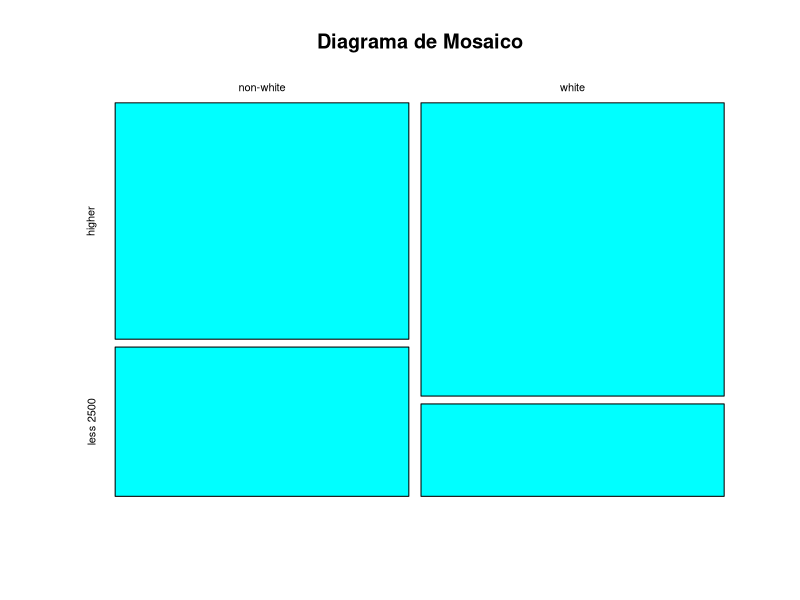
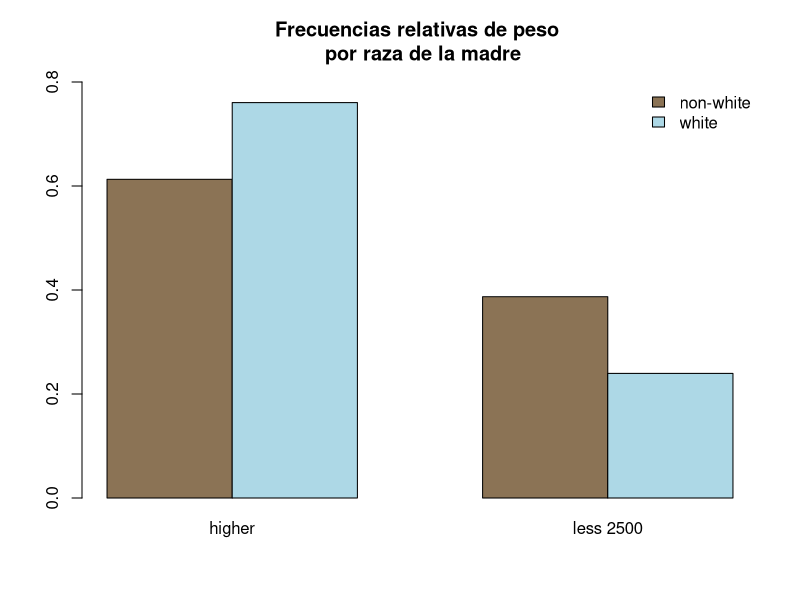
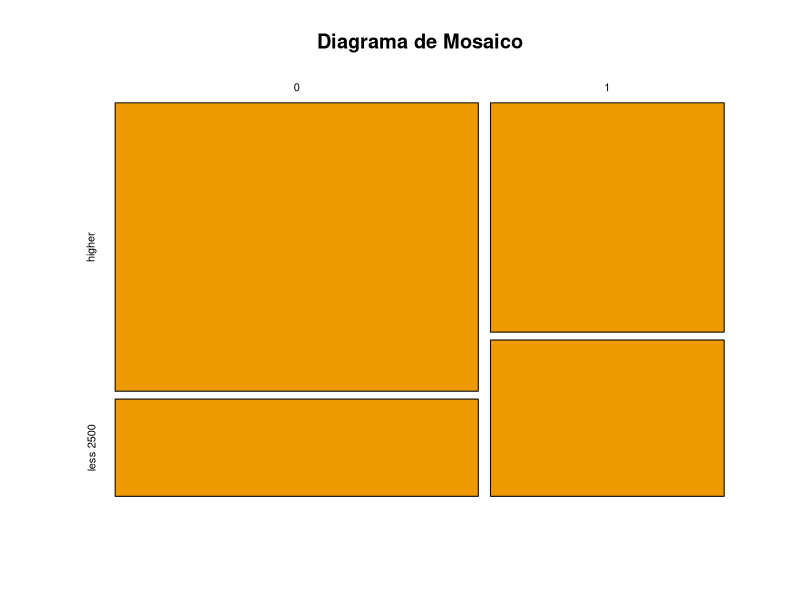
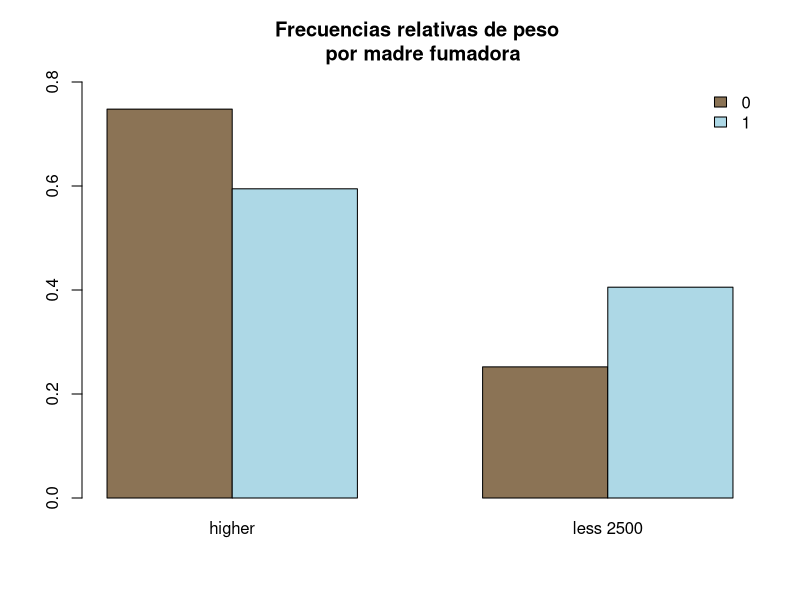
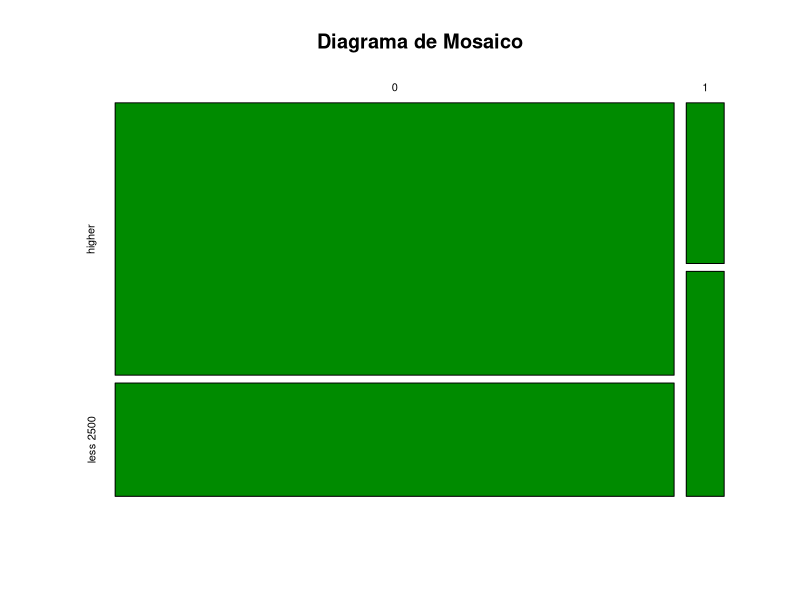
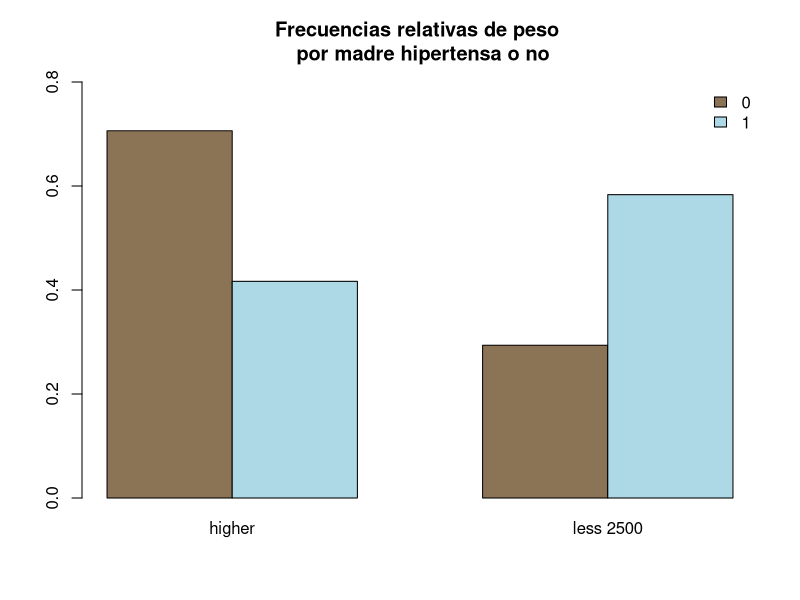
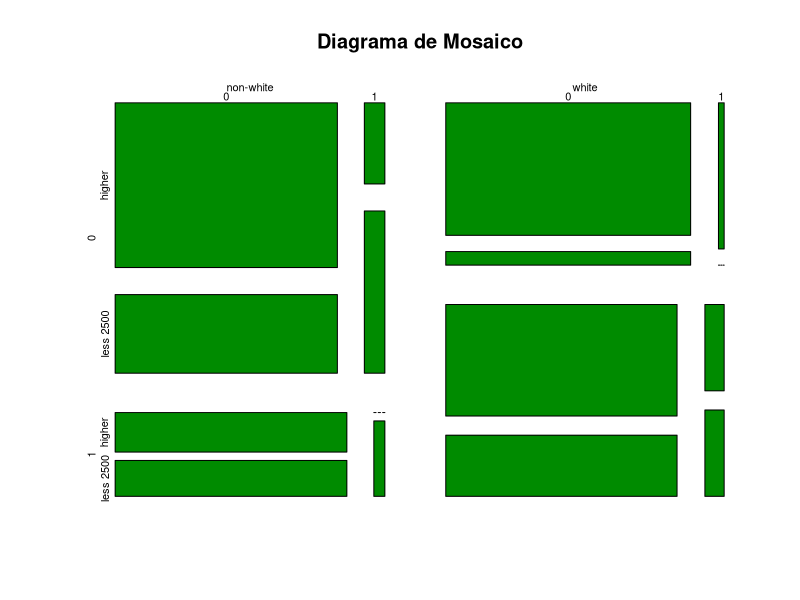
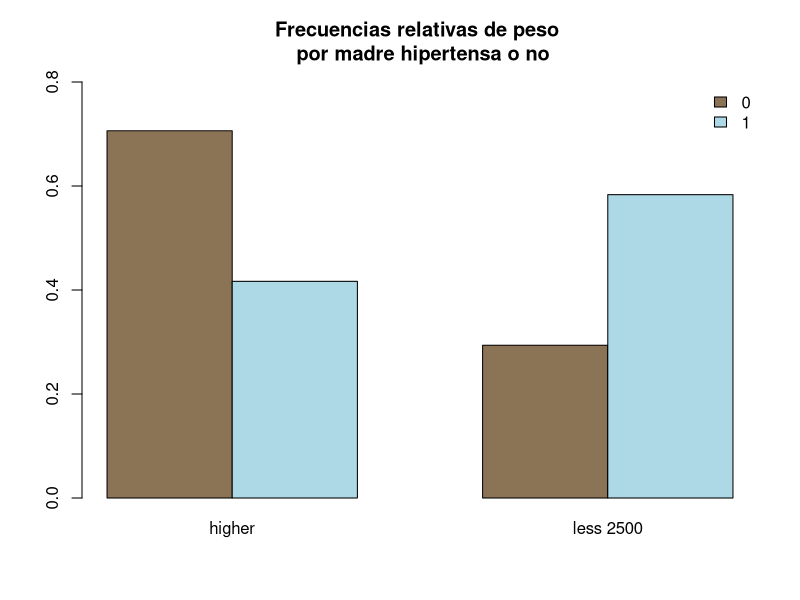

R code for these plots, in order:
## ---- chunk 1
knitr::opts_chunk$set(echo = TRUE)
## ---- chunk 2
library(MASS)
library(dplyr)

data <- birthwt%>%
  mutate(race = ifelse(race == 1, "white", "non-white"),
         bwt = ifelse(bwt <=2500, 'less 2500', 'higher'))


str(data)
head(data)
## ---- chunk 3
wp2 <- with(data, table(data$race, data$bwt)) %>% prop.table(margin = 1)
wp2
## ---- chunk 4
t1 = table(data$race, data$bwt)

plot(t1, col = c("cyan"), main = "Diagrama de Mosaico")

barplot((prop.table(t1, margin = 1)), beside = T,
        legend.text = TRUE, ylim = c(0, 0.8),
        args.legend = list(bty = 'n', x = 'topright', ncol = 1), 
        col = c("burlywood4", "lightblue"), 
        main = "Frecuencias relativas de peso \n por raza de la madre")

## ---- chunk 5
smk <- with(data, table(data$smoke, data$bwt)) %>% prop.table(margin = 1)
smk

## ---- chunk 6

t2 = table(data$smoke, data$bwt)

plot(t2, col = c("orange2"), main = "Diagrama de Mosaico")

barplot((prop.table(t2, margin = 1)), beside = T,
        legend.text = TRUE, ylim = c(0, 0.8),
        args.legend = list(bty = 'n', x = 'topright', ncol = 1), 
        col = c("burlywood4", "lightblue"), 
        main = "Frecuencias relativas de peso \n por madre fumadora")

## ---- chunk 7
hit <- with(data, table(data$ht, data$bwt)) %>% prop.table(margin = 1)
hit
## ---- chunk 8

t3 = table(data$ht, data$bwt)

plot(t3, col = c("green4"), main = "Diagrama de Mosaico")

barplot((prop.table(t3, margin = 1)), beside = T,
        legend.text = TRUE, ylim = c(0, 0.8),
        args.legend = list(bty = 'n', x = 'topright', ncol = 1), 
        col = c("burlywood4", "lightblue"), 
        main = "Frecuencias relativas de peso \n por madre hipertensa o no")

## ---- chunk 9
ft = table(data$race, data$smoke, data$ht, data$bwt)

tot <- with(data, table(data$race, data$smoke, data$ht, data$bwt)) %>% prop.table(margin = 1)

tot

plot(ft, col = c("green4"), main = "Diagrama de Mosaico")

barplot((prop.table(t3, margin = 1)), beside = T,
        legend.text = TRUE, ylim = c(0, 0.8),
        args.legend = list(bty = 'n', x = 'topright', ncol = 1), 
        col = c("burlywood4", "lightblue"), 
        main = "Frecuencias relativas de peso \n por madre hipertensa o no")

